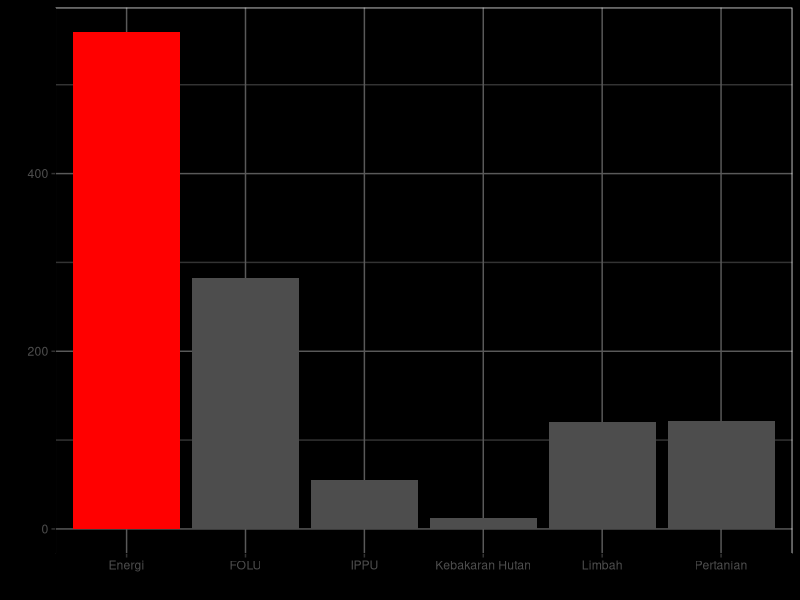
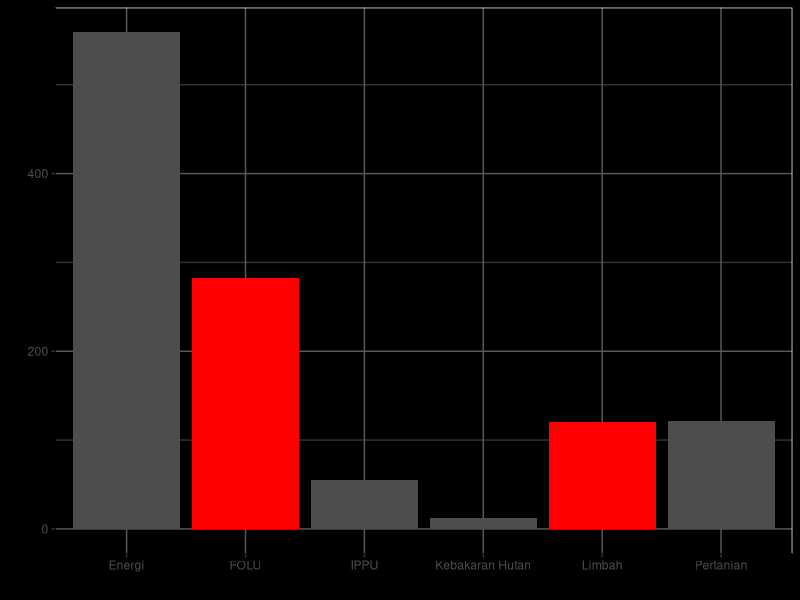
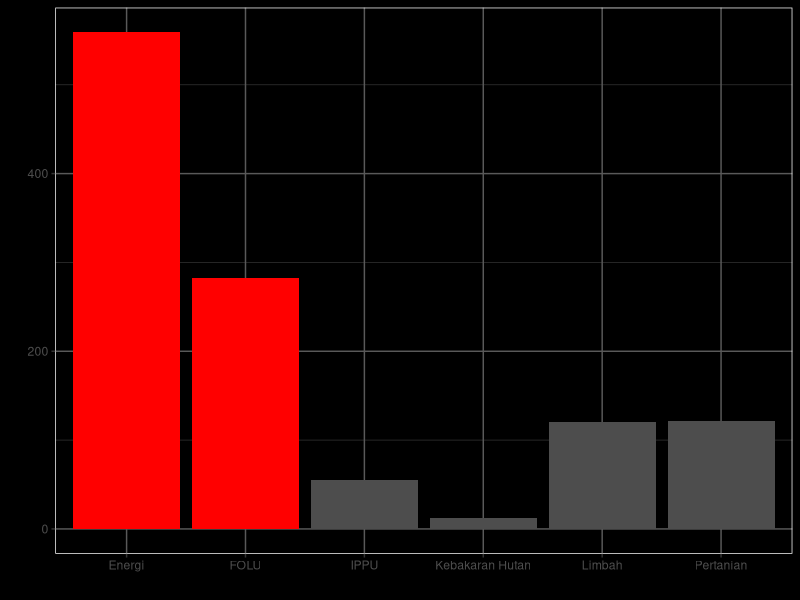

Generate these figures, in order, with R:
library(ggplot2)
library(dplyr)

data_emisi <- data.frame(
  sektor = c("Energi", "IPPU", "Pertanian", 
             "Limbah", "FOLU", "Kebakaran Hutan"), 
  jumlah_emisi = c(558.890, 	55.395, 	121.686, 	
                   120.191, 	282.098, 	12.513)
)


data_emisi %>%
  mutate(warna = ifelse(sektor == "Energi", "A", "B")) %>%
  ggplot(aes(sektor, jumlah_emisi, fill = warna)) +
  geom_bar(stat = "identity") +
  xlab("Jumlah Emisi (ribu ton CO2e)") +
  ylab("Sektor") +
  scale_fill_manual(values = c("red", "grey30")) +
  theme_classic() +
  theme(
    legend.position = "blank",
    panel.background = element_rect(fill = "black", color  =  NA),
    panel.border = element_rect(fill = NA, color = "white"),  
    panel.grid.major = element_line(color = "grey35"),  
    panel.grid.minor = element_line(color = "grey20"),  
    plot.background = element_rect(color = "black", fill = "black")
  )

data_emisi %>%
  mutate(warna = ifelse(sektor %in% c("Limbah", "FOLU"), "A", "B")) %>%
  ggplot(aes(sektor, jumlah_emisi, fill = warna)) +
  geom_bar(stat = "identity") +
  xlab("Jumlah Emisi (ribu ton CO2e)") +
  ylab("Sektor") +
  scale_fill_manual(values = c("red", "grey30")) +
  theme_classic() +
  theme(
    legend.position = "blank",
    panel.background = element_rect(fill = "black", color  =  NA),
    panel.border = element_rect(fill = NA, color = "white"),  
    panel.grid.major = element_line(color = "grey35"),  
    panel.grid.minor = element_line(color = "grey20"),  
    plot.background = element_rect(color = "black", fill = "black")
  )

data_emisi %>%
  mutate(warna = ifelse(jumlah_emisi > 200, "A", "B")) %>%
  ggplot(aes(sektor, jumlah_emisi, fill = warna)) +
  geom_bar(stat = "identity") +
  xlab("Jumlah Emisi (ribu ton CO2e)") +
  ylab("Sektor") +
  scale_fill_manual(values = c("red", "grey30")) +
  theme(
    legend.position = "blank",
    panel.background = element_rect(fill = "black", color  =  NA),
    panel.border = element_rect(fill = NA, color = "white"),  
    panel.grid.major = element_line(color = "grey35"),  
    panel.grid.minor = element_line(color = "grey20"),  
    plot.background = element_rect(color = "black", fill = "black")
  )

